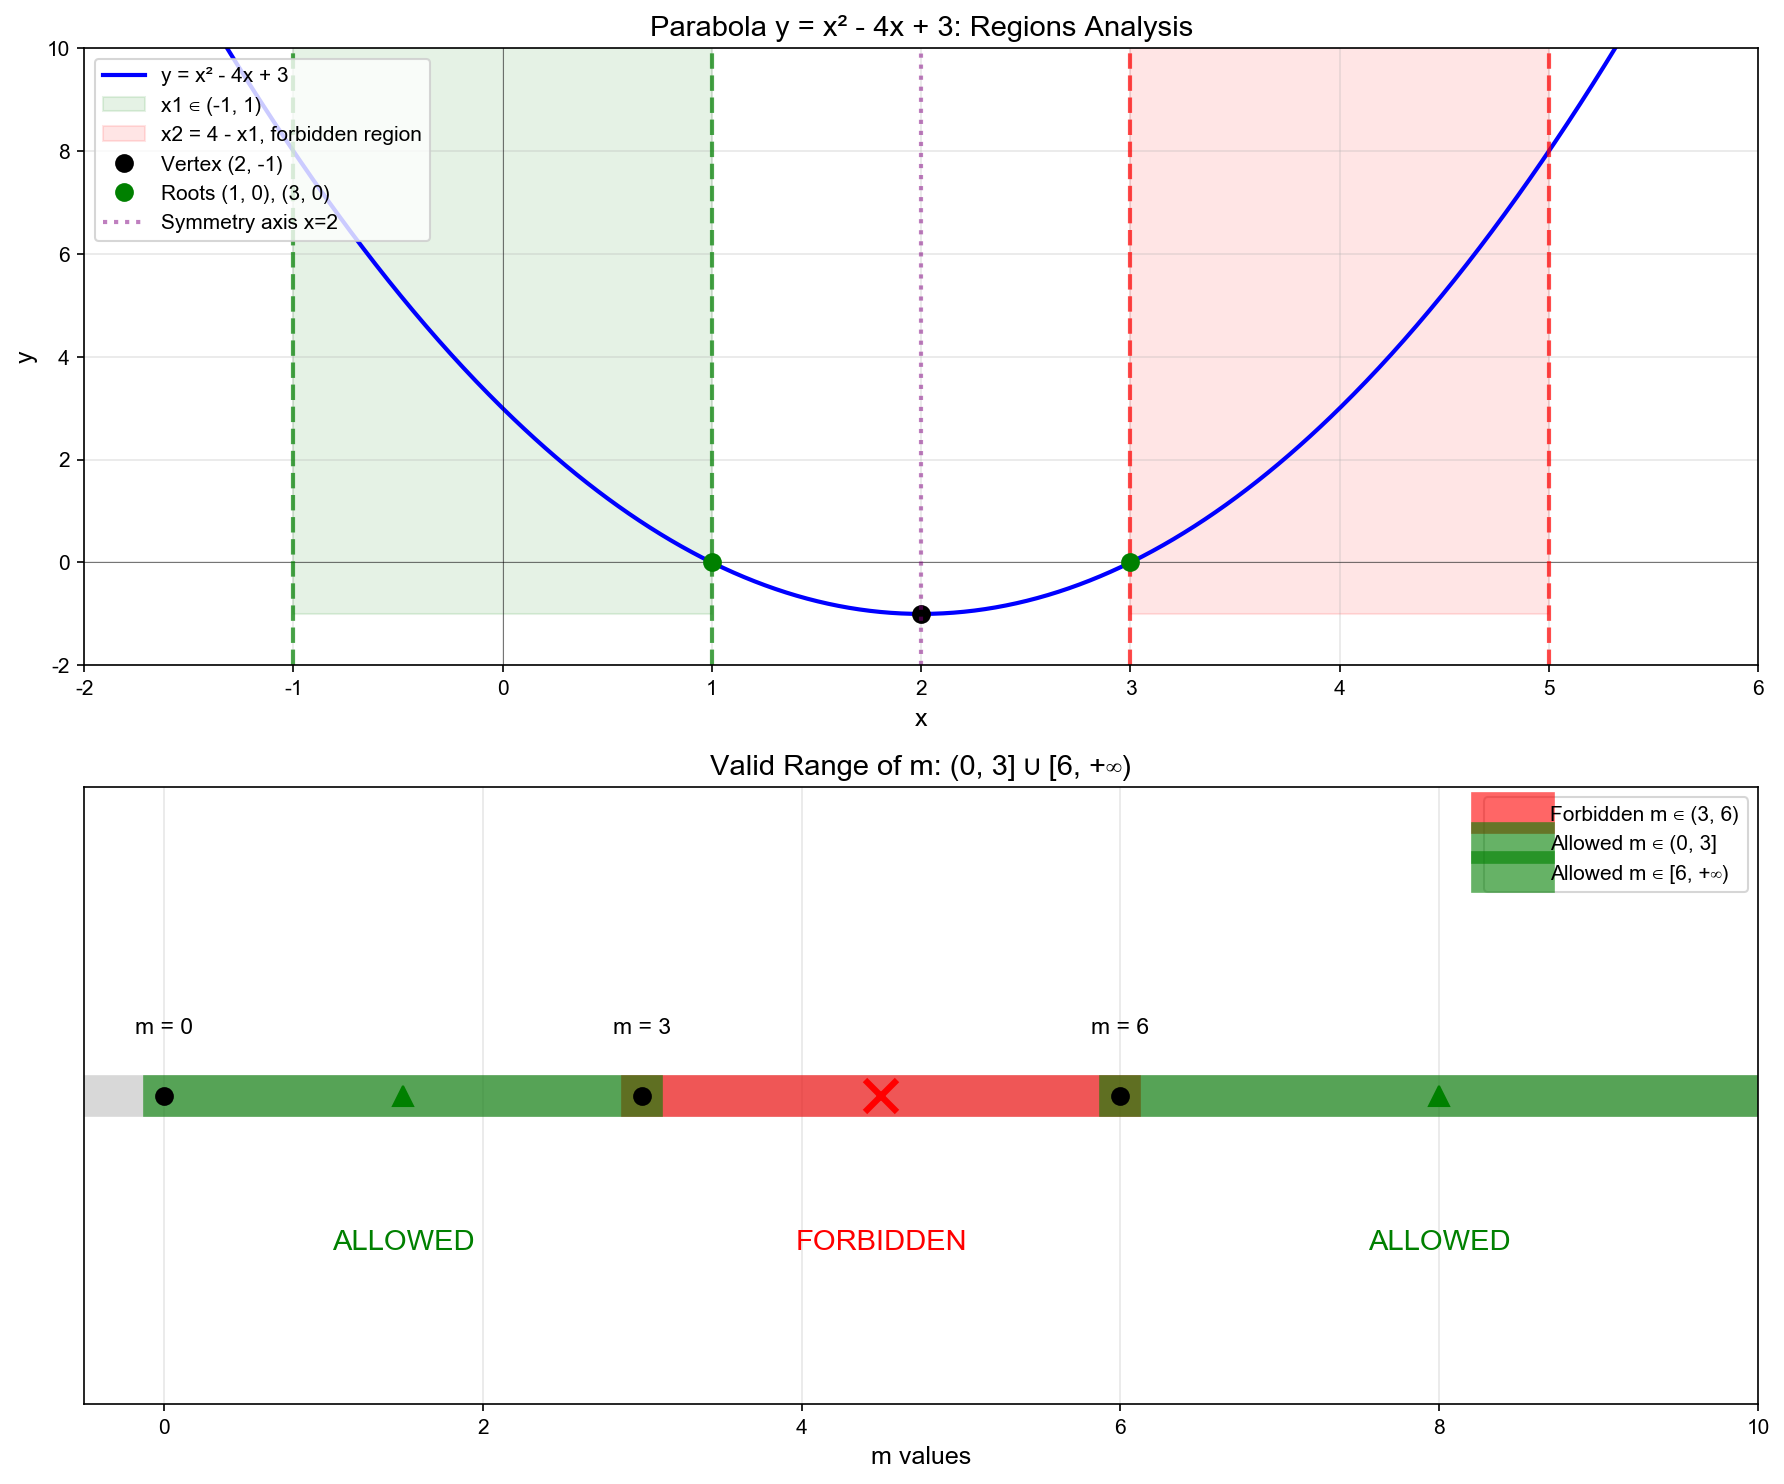

Recreate this plot in Python.
import matplotlib.pyplot as plt
import numpy as np

plt.rcParams["font.sans-serif"] = ["PingFang SC", "Arial Unicode MS", "STHeiti"]
plt.rcParams["axes.unicode_minus"] = False


# Original parabola
def parabola(x):
    return x**2 - 4 * x + 3


# Generate points
x = np.linspace(-2, 6, 800)
y = parabola(x)

# Create figure with two subplots
fig, (ax1, ax2) = plt.subplots(2, 1, figsize=(12, 10))

# ===== Plot 1: Parabola showing forbidden and allowed regions =====
ax1.plot(x, y, "b-", linewidth=2, label="y = x² - 4x + 3")
ax1.axhline(y=0, color="k", linestyle="-", linewidth=0.5, alpha=0.5)
ax1.axvline(x=0, color="k", linestyle="-", linewidth=0.5, alpha=0.5)

# Mark the region x1 ∈ (-1, 1)
x1_vals = np.linspace(-1, 1, 100)
ax1.axvline(x=-1, color="g", linestyle="--", linewidth=2, alpha=0.7)
ax1.axvline(x=1, color="g", linestyle="--", linewidth=2, alpha=0.7)
ax1.fill_between(
    [min(x1_vals), max(x1_vals)],
    min(y),
    max(y),
    alpha=0.1,
    color="green",
    label="x1 ∈ (-1, 1)",
)

# Mark the corresponding x2 = 4 - x1 region (3, 5)
ax1.axvline(x=3, color="r", linestyle="--", linewidth=2, alpha=0.7)
ax1.axvline(x=5, color="r", linestyle="--", linewidth=2, alpha=0.7)
ax1.fill_between(
    [3, 5],
    min(y),
    max(y),
    alpha=0.1,
    color="red",
    label="x2 = 4 - x1, forbidden region",
)

# Mark vertex
ax1.plot(2, -1, "ko", markersize=8, label="Vertex (2, -1)")

# Mark roots
ax1.plot([1, 3], [0, 0], "go", markersize=8, label="Roots (1, 0), (3, 0)")

# Mark symmetry axis
ax1.axvline(
    x=2,
    color="purple",
    linestyle=":",
    linewidth=2,
    alpha=0.5,
    label="Symmetry axis x=2",
)

ax1.set_xlabel("x", fontsize=12)
ax1.set_ylabel("y", fontsize=12)
ax1.set_title(
    "Parabola y = x² - 4x + 3: Regions Analysis", fontsize=14, fontweight="bold"
)
ax1.grid(True, alpha=0.3)
ax1.legend(loc="upper left", fontsize=10)
ax1.set_xlim(-2, 6)
ax1.set_ylim(-2, 10)

# ===== Plot 2: Visualizing m intervals =====
# Draw m intervals
ax2.axhline(y=1, color="gray", linestyle="-", linewidth=20, alpha=0.3)

# Show forbidden m values
ax2.plot([3, 6], [1, 1], "r-", linewidth=20, alpha=0.6, label="Forbidden m ∈ (3, 6)")
ax2.plot(4.5, 1, "rx", markersize=15, markeredgewidth=3)

# Show allowed m values
ax2.plot([0, 3], [1, 1], "g-", linewidth=20, alpha=0.6, label="Allowed m ∈ (0, 3]")
ax2.plot(1.5, 1, "g^", markersize=10)

ax2.plot([6, 10], [1, 1], "g-", linewidth=20, alpha=0.6, label="Allowed m ∈ [6, +∞)")
ax2.plot(8, 1, "g^", markersize=10)

# Add markers
ax2.plot(0, 1, "ko", markersize=8)
ax2.plot(3, 1, "ko", markersize=8)
ax2.plot(6, 1, "ko", markersize=8)

# Annotations
ax2.annotate("m = 0", xy=(0, 1.2), ha="center", fontsize=11)
ax2.annotate("m = 3", xy=(3, 1.2), ha="center", fontsize=11)
ax2.annotate("m = 6", xy=(6, 1.2), ha="center", fontsize=11)
ax2.annotate(
    "FORBIDDEN", xy=(4.5, 0.5), ha="center", fontsize=14, fontweight="bold", color="red"
)
ax2.annotate(
    "ALLOWED", xy=(1.5, 0.5), ha="center", fontsize=14, fontweight="bold", color="green"
)
ax2.annotate(
    "ALLOWED", xy=(8, 0.5), ha="center", fontsize=14, fontweight="bold", color="green"
)

ax2.set_xlabel("m values", fontsize=12)
ax2.set_ylabel("", fontsize=12)
ax2.set_title("Valid Range of m: (0, 3] ∪ [6, +∞)", fontsize=14, fontweight="bold")
ax2.set_xlim(-0.5, 10)
ax2.set_ylim(0, 2)
ax2.set_yticks([])
ax2.legend(loc="upper right", fontsize=10)
ax2.grid(True, alpha=0.3, axis="x")

plt.tight_layout()
plt.savefig("m_range_analysis.png", dpi=150, bbox_inches="tight")
print("Plot saved as 'm_range_analysis.png'")
print("\n" + "=" * 60)
print("SOLUTION:")
print("=" * 60)
print("Given: y = x² - 4x + 3, -1 < x₁ < 1")
print("Find m such that y₁ ≠ y₂ for all x₂ ∈ (m-1, m)")
print("\nAnalysis:")
print("  • Parabola symmetric about x = 2")
print("  • For any x₁, y₁ = y₂ when x₂ = 4 - x₁")
print(f"  • When x₁ ∈ (-1, 1), x₂ ∈ (3, 5)")
print(f"  • To ensure y₁ ≠ y₂, interval (m-1, m) must not intersect (3, 5)")
print(f"\n  • Condition: (m-1, m) ∩ (3, 5) = ∅")
print(f"  • This requires: m ≤ 3 or m - 1 ≥ 5")
print(f"  • Solution: m ≤ 3 or m ≥ 6")
print(f"\nSince m > 0:")
print(f"  Answer: m ∈ (0, 3] ∪ [6, +∞)")
print("=" * 60)
